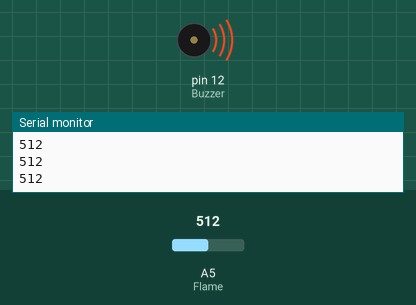
This sketch was run on a simulated Arduino Uno, built with avr-gcc and run on an emulated ATmega328P. Shown: buzzer (waves = sounding, pin HIGH), the last lines printed to the serial monitor. The test bench sets the inputs (shaded band); at power-on: A5 (Flame) = 512.

Above: at 1.2 s.
1.3 s: A5 (Flame) set to 32
2.8 s: A5 (Flame) set to 28
At 3.7 s:
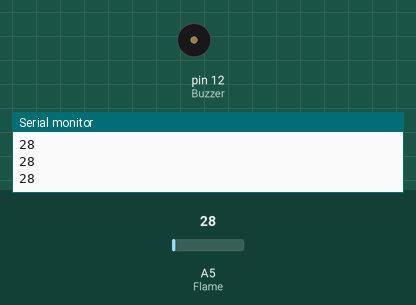
4.3 s: A5 (Flame) set to 122
At 5.0 s:
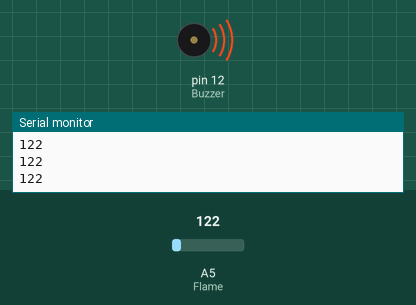
5.9 s: A5 (Flame) set to 20
At 6.3 s:
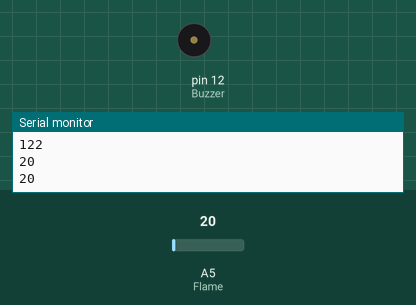
Timing chart, 0 to 8.5 s (numbered marks = the images above; inputs shaded):
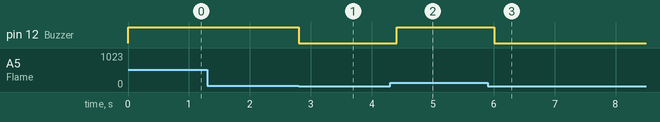

Measured:
- the behaviour switches between 30 and 29 on A5 (Flame) (found by bisection; images 0 and 1)
- after the input at 2.8 s, pin 12 (Buzzer): HIGH → LOW at once
- after the input at 4.3 s, pin 12 (Buzzer): LOW → HIGH after 0.11 s
- after the input at 5.9 s, pin 12 (Buzzer): HIGH → LOW after 0.11 s

The sketch:

sketch_jun17c.ino
```cpp
int Flame=A5;     //定义火焰接口为模拟5接口
int Buzzer=12;    //定义蜂鸣器接口为数字12接口
int val=0;        //定义数字变量val
int Sensor_threshold = 30; //传感器阀值为30,可自行调节
void setup()
{
  pinMode(Buzzer,OUTPUT); //定义蜂鸣器为输出接口
  Serial.begin(9600);    //设定波特率为9600
}
void loop()
{
  val=analogRead(Flame);//读取火焰传感器的模拟值
  Serial.println(val); //输出模拟值，并将其打印出来
  if(val>=Sensor_threshold)          //当模拟值大于阀值时蜂鸣器鸣响
  {
    digitalWrite(Buzzer,HIGH);
  } else
  {
    digitalWrite(Buzzer,LOW);
  }
  delay(200);
}
```
